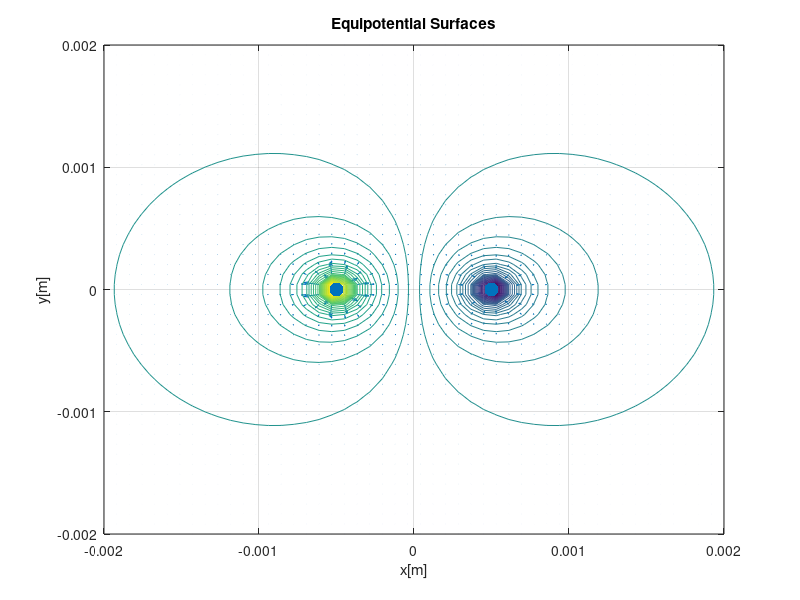
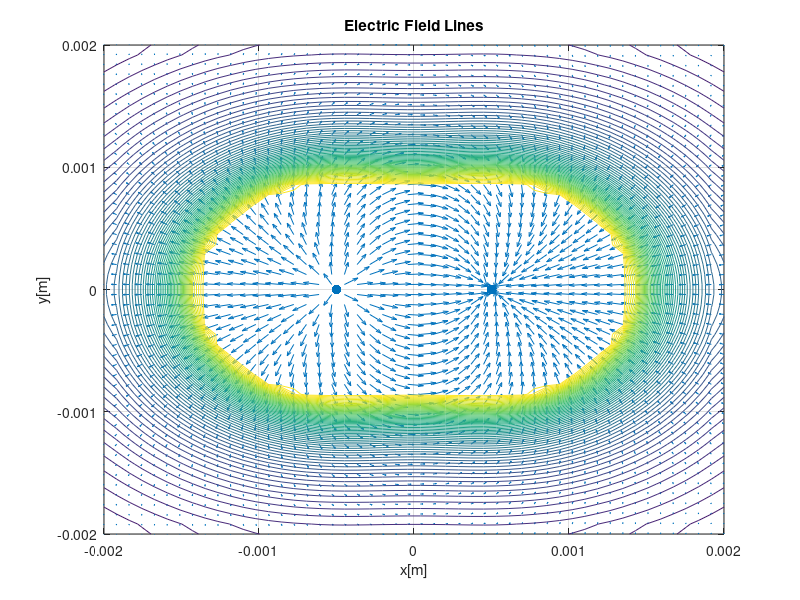

Reproduce these figures in MATLAB, in order.
clear;
close all;
clc;
x = linspace(-2e-3, +2e-3, 50); % Define simulation domain boundary
y = linspace(-2e-3, +2e-3, 50);
Q = 1e-6; % Q = 1 uC
C = 9e+9; % Coulomb force constant in free space
Q1 = Q; % Charge and position of Q1
Q2 = -Q; % Charge and position of Q2
x_1 = -0.5e-3; % x-coordinate of Q1
x_2 = 0.5e-3; % x-coordinate of Q2
y_0 = 0; % y-coordinate of Q1
y_1 = 0; % y-coordinate of Q2
for i = 1:length(y) % Electric potential for individual Q1 at individual point
    for j = 1:length(x)
        r1 = sqrt((x(j) - x_1)^2 + (y(i) - y_0)^2);
        r2 = sqrt((x(j) - x_2)^2 + (y(i) - y_0)^2);
        V1(i, j) = (C * Q1 / r1) + (C * Q2 / r2);
    end
end
[Ex1, Ey1] = gradient(-V1); % Electric field = negative gradient of potential
E1 = sqrt(Ex1.^2 + Ey1.^2); % Scaling the arrow lengths for better visualization of field lines
max_E1 = max(max(E1));
min_E1 = min(min(E1));
E_scale1=min_E1+(max_E1-min_E1)/100;

E_x1 = Ex1;
E_y1 = Ey1;
size(E1) % why tf is it not the same size
size(E_scale1)
size(E_x1)

E_x1(E1>E_scale1) = E_x1(E1>E_scale1)./E1(E1>E_scale1)*E_scale1;
E_y1(E1>E_scale1) = E_y1(E1>E_scale1)./E1(E1>E_scale1)*E_scale1;
E_norm1 = sqrt(E_x1.^2 + E_y1.^2);

[X1, Y1] = meshgrid(x, y);
[X2, Y2] = meshgrid(x, y);

figure(1)
quiver(X1,Y1,Ex1,Ey1);

hold on;
contour(X1,Y1,V1,64);
hold on;
scatter([x_1,x_2], [y_0,y_1], 100, 'filled', 'red', 'blue');
xlabel('x[m]');
ylabel('y[m]');
title('Equipotential Surfaces');
grid on;

figure(2)
quiver(X1,Y1,E_x1,E_y1);

hold on;
contour(X1,Y1,E_norm1,64);

hold on;
scatter([x_1, x_2], [y_0, y_1], 50, 'filled', 'red', 'blue');
xlabel('x[m]');
ylabel('y[m]');
title('Electric Field Lines');
grid on;
